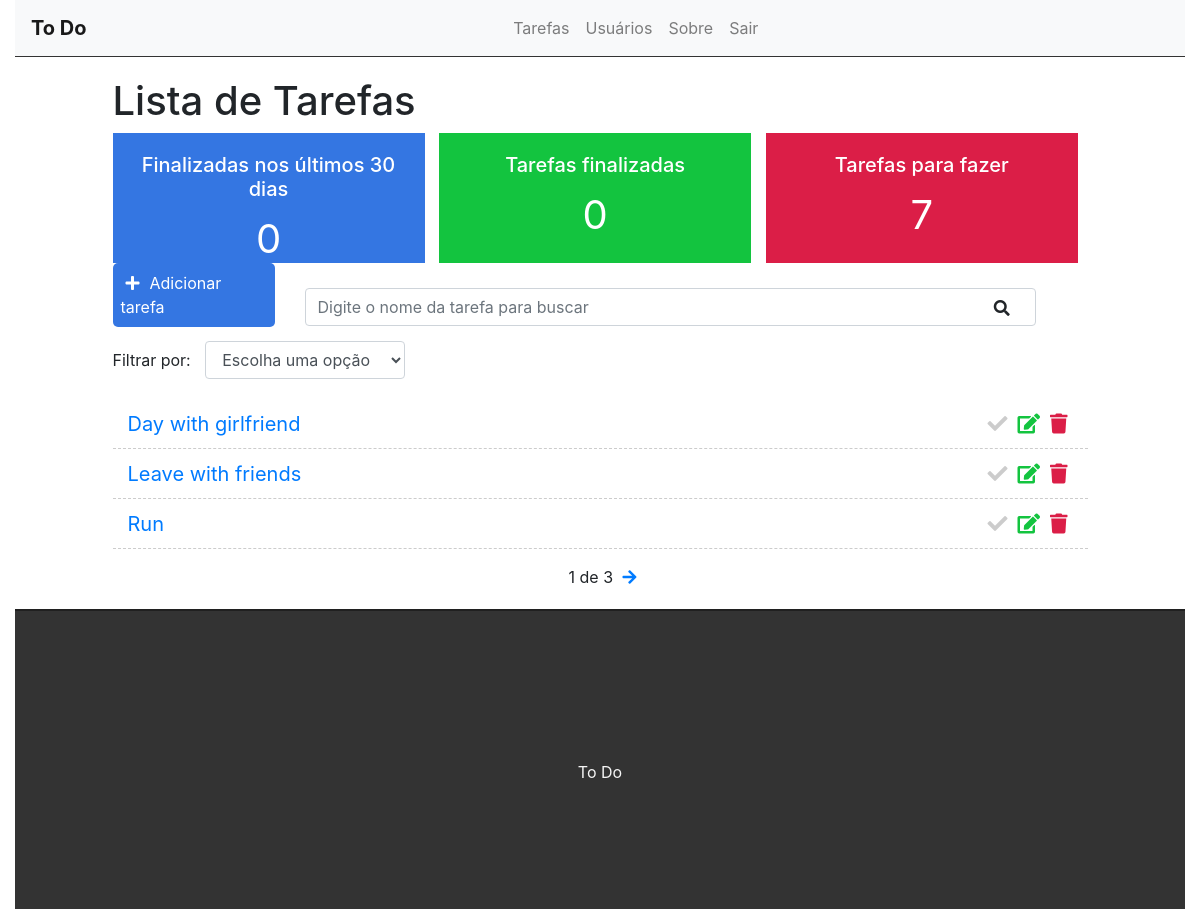
The app's page / (signed in), older data.
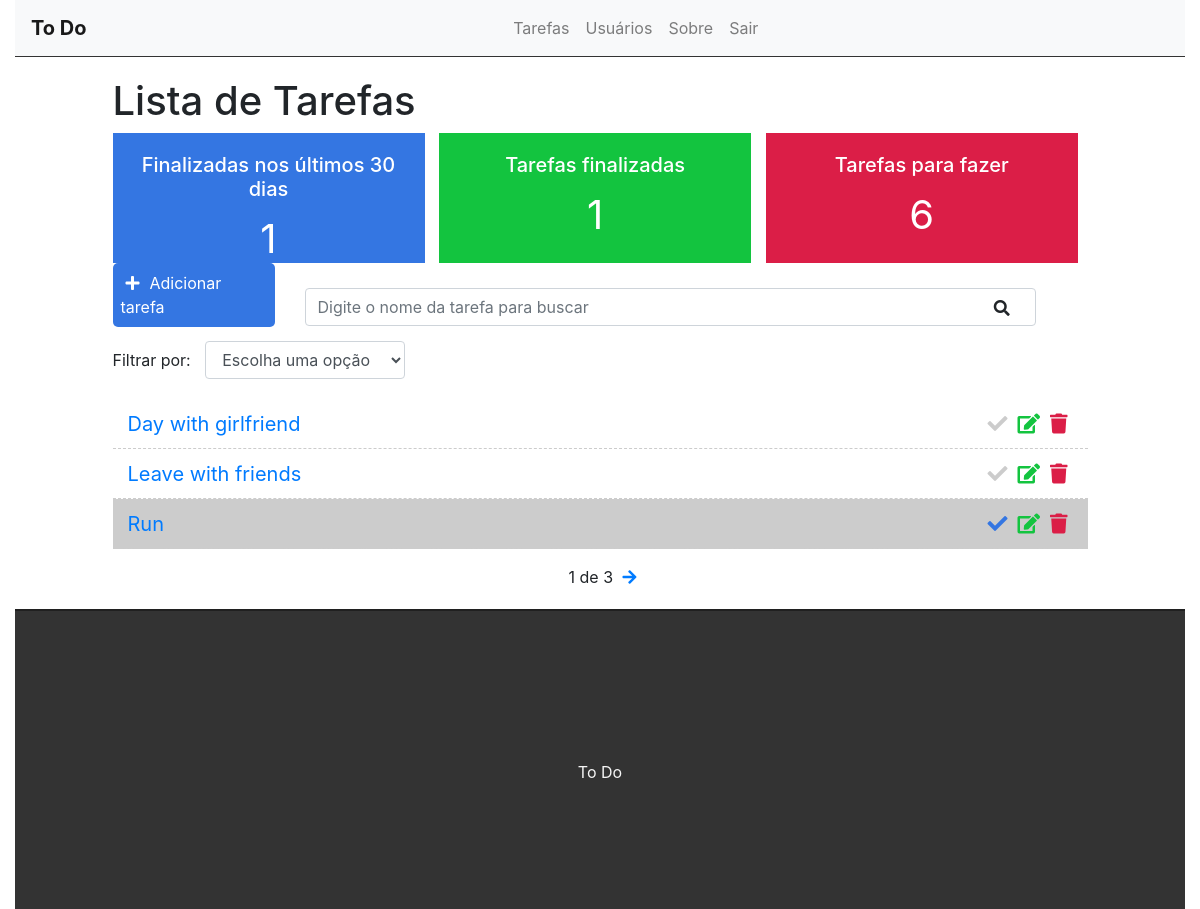
The same page, newer data.
### task/models.py (models this page shows, shortened)
class Task(models.Model):
    STATUS = (
        ('doing', 'doing'),
        ('done', 'done'),
    )
    title = models.CharField(max_length=255)
    description = models.TextField()
    done = models.CharField(
        max_length = 5,
        choices = STATUS,
    )
    user = models.ForeignKey(get_user_model(), on_delete=models.CASCADE)
    created_at = models.DateTimeField(auto_now_add=True)
    updated_at = models.DateTimeField(auto_now=True)

### task/views.py (the view)
# urls.py: path('', views.taskList, name='Task-list'),
@login_required
def taskList(request):
    search = request.GET.get('search')
    filter = request.GET.get('filter')
    tasksDoneRecently = Task.objects.filter(done='done', updated_at__gt=datetime.datetime.now()-datetime.timedelta(days=30), user=request.user).count()
    tasksDone = Task.objects.filter(done='done', user=request.user).count()
    tasksDoing = Task.objects.filter(done='doing', user=request.user).count()
    if search:
        tasks = Task.objects.filter(title__icontains=search, user=request.user)
    elif filter:
        tasks = Task.objects.filter(done=filter, user=request.user)
    else:
        tasks_list = Task.objects.all().order_by('-created_at').filter(user=request.user)
        paginator = Paginator(tasks_list, 3)
        page = request.GET.get('page')
        tasks = paginator.get_page(page)
    return render(request, 'task/list.html', {'tasks': tasks, 'tasksrecently': tasksDoneRecently, 'tasksdone': tasksDone, 'tasksdoing': tasksDoing})

### task/templates/task/list.html (shortened to what this page needs)
{% extends 'base.html' %}
{% block content %}
<div class="offset-1 col-10 list-div">
    <h1>Lista de Tarefas</h1>
    <div class="container dashboard">
        <div class="col-4 dashboard-box" id="dashboard-lastdays">
            <h4>Finalizadas nos últimos 30 dias</h4>
            <span>{{ tasksrecently }}</span>
        </div>
        <div class="col-4 dashboard-box" id="dashboard-done">
            <h4>Tarefas finalizadas</h4>
            <span>{{ tasksdone }}</span>
        </div>
        <div class="col-4 dashboard-box" id="dashboard-doing">
            <h4>Tarefas para fazer</h4>
            <span>{{ tasksdoing }}</span>
        </div>
    </div>
    <a id="add-link" href="newtask/">
        <div class="col-2 add-div">
            <i class="fas fa-plus"></i>Adicionar tarefa
        </div>
    </a>
    <div class="col-9 search-div">
        <form method="GET" id="search-form">
            <input class="form-control" type="text" id="search" name="search" placeholder="Digite o nome da tarefa para buscar" value="{{ request.GET.search }}">
            <i class="fas fa-search" id="search-btn"></i>
        </form>
    </div>
    <div class="col-12 filter-div">
        <span>Filtrar por:</span>
        <select name="filter" id="filter" class="form-control">
            <option value="">Escolha uma opção</option>
        </select>
    </div>
    <ul class="task-list">
        {% for task in tasks %}
        {% if task.done == 'doing' %}
            <li class="task-item">
        {% else %}
            <li class="task-item done">
        {% endif %}
                <span><a href="task/{{task.id}}">{{ task.title }}</a></span>
                <a href="delete/{{task.id}}" class="delete-btn"><span><i class="fas fa-trash"></i></span></a>
                <a href="edit/{{task.id}}"><span><i class="fas fa-edit"></i></span></a>
                <a href="changestatus/{{task.id}}"><span><i class="fas fa-check"></i></span></a>
            </li>
        {% endfor %}
     </ul>
     <div class="pagination">
        <span class="step-links">
            {% if tasks.paginator.num_pages %}
            <span class="current">
                {{ tasks.number }} de {{ tasks.paginator.num_pages }}
            </span>
            {% endif %}
            {% if tasks.has_next %}
                <a href="?page={{ tasks.next_page_number }}"><i class="fas fa-arrow-right"></i></a>
            {% endif %}
        </span>
    </div>
</div>
{% endblock %}

### task/templates/base.html (shortened to what this page needs)
{% load static %}
<!DOCTYPE html>
<html lang="en">
<head>
    <link rel="stylesheet" href="https://stackpath.bootstrapcdn.com/bootstrap/4.3.1/css/bootstrap.min.css">
    <link rel="stylesheet" href="https://use.fontawesome.com/releases/v5.7.2/css/all.css">
    <link rel="stylesheet" href="{% static 'css/styles.css' %}">
</head>
<body>
    <div class="container-fluid">
        <nav class="navbar navbar-expand-lg navbar-light bg-light">
            <a class="navbar-brand" href="/">To Do</a>
            <div class="collapse navbar-collapse" id="navbarSupportedContent">
                <ul class="navbar-nav mr-auto">
                    {% if user.is_authenticated %}
                    <li class="nav-item">
                        <a class="nav-link" href="/">Tarefas</a>
                    </li>
                    <li class="nav-item">
                        <a class="nav-link" href="#">Usuários</a>
                    </li>
                    {% else %}
                    <li class="nav-item">
                        <a class="nav-link" href="/accounts/login">Entrar</a>
                    </li>
                    {% endif %}
                    <li class="nav-item">
                        <a class="nav-link" href="#">Sobre</a>
                    </li>
                    {% if user.is_authenticated %}
                    <li class="nav-item">
                        <a class="nav-link" href="/accounts/logout">Sair</a>
                    </li>
                    {% endif %}
                </ul>
            </div>
        </nav>
        {% block content %}{% endblock %}
        <footer>
            <p>To Do</p>
        </footer>
    </div>
</body>
</html>

### task/static/css/styles.css (style rules this page uses)
.container { padding: 0; }
.navbar { border-bottom: 1px solid #333; margin-bottom: 20px; }
.navbar-nav { margin: auto; }
.navbar-brand { font-weight: bold; }
.dashboard { padding: 0; width: 100%; display: block; }
.dashboard h4 { font-size: 20px; }
.dashboard span { font-size: 40px; display: block; width: 100%; }
.dashboard-box { float: left; background-color: #DFDFDF; color: #FFF; padding: 20px; box-sizing: border-box; height: 130px; width: 32%; text-align: center; }
.dashboard-box:nth-child(2) { margin-left: 1.5%; margin-right: 1.5%; }
#dashboard-lastdays { background-color: #3476e2; }
#dashboard-done { background-color: #13c43f; }
#dashboard-doing { background-color: #db1e47; }
#add-link { text-decoration: none; }
.add-div { background-color: #3476e2; cursor: pointer; display: inline-block; color: #FFF; padding: 8px; border-radius: 5px; margin-right: 25px; }
.fas.fa-plus { color: #FFF; margin-right: 10px; margin-left: 5px; }
.fas.fa-search { position: absolute; top: 12px; right: 26px; cursor: pointer; }
.search-div { padding: 0; margin-top: 15px; margin-bottom: 15px; display: inline-block; }
.filter-div { margin-bottom: 20px; padding: 0; }
#filter { display: inline-block; width: 200px; margin-left: 10px; }
.list-div { padding: 0; }
.task-list { padding-left: 0; }
.task-item { list-style: none; font-size: 20px; height: 50px; padding: 0 15px; padding-top: 10px; border-bottom: 1px dashed #CCC; }
.task-item.done { background-color: #CCC; }
.fas.fa-trash, .fas.fa-edit, .fas.fa-check { cursor: pointer; margin: 5px; font-size: 20px; float: right; }
.fas.fa-trash { color: #db1e47; }
.fas.fa-edit { color: #13c43f; }
.fas.fa-check { color: #CCC; }
.done .fa-check { color: #3476e2; }
.pagination { margin-bottom: 20px; }
.step-links { position: relative; margin-left: auto; margin-right: auto; }
.step-links .current { margin-left: 5px; margin-right: 5px; }
footer { background-color: #333; height: 300px; border-top: 2px solid #202020; }
footer p { color: #f5f5f5; text-align: center; top: 50%; position: relative; }

Row changes from the older to the newer data that the page shows:
changed Task "Run": done "doing" → "done" (drawn)
Text that changed along with them:
{{ tasksrecently }}: "0" → "1"
{{ tasksdone }}: "0" → "1"
{{ tasksdoing }}: "7" → "6"
